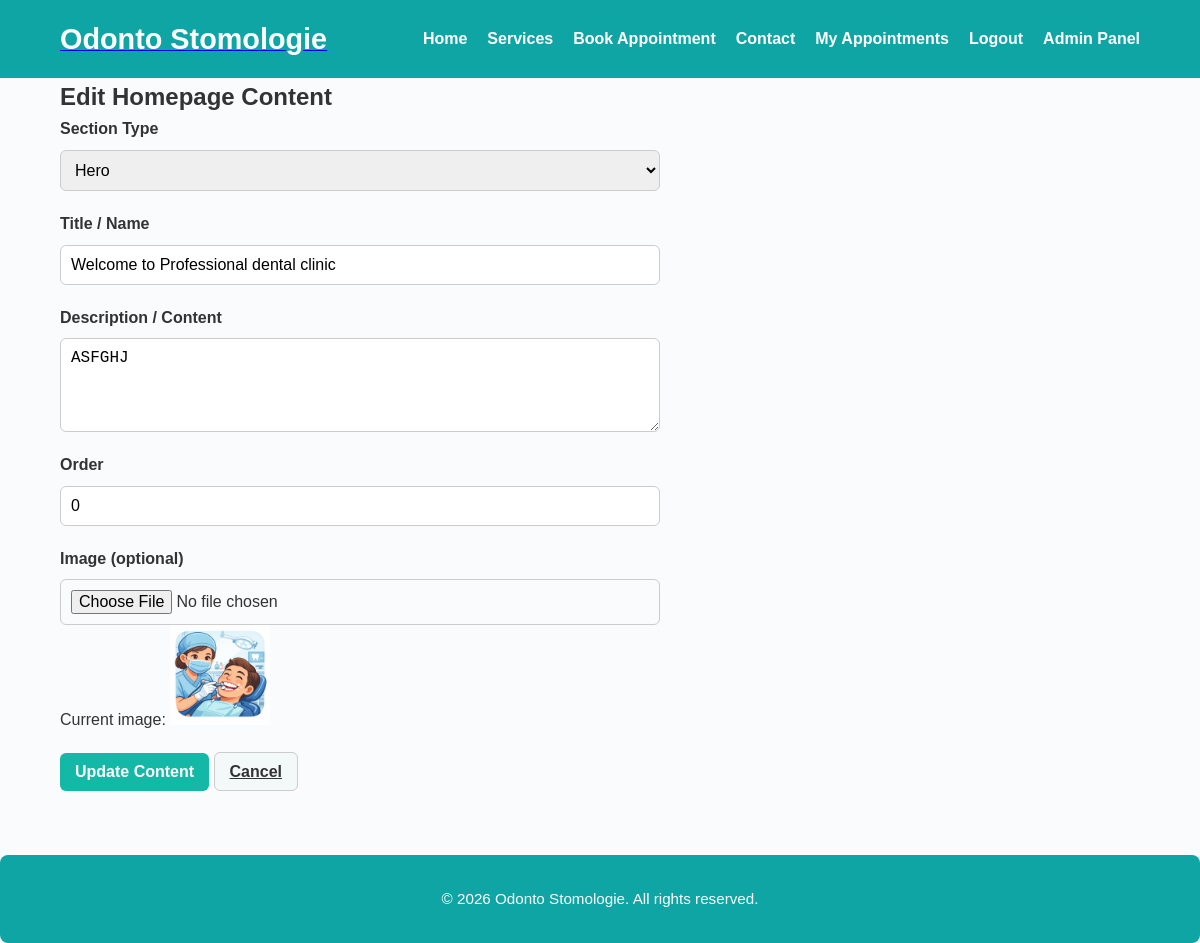
/admin/home-content/edit/1 (signed in), run on the app's committed database.
### models.py (models this page shows)
class HomeContent(db.Model):
    id = db.Column(db.Integer, primary_key=True)
    section_type = db.Column(db.String(50))  # e.g., "hero", "service", "testimonial", "logo"
    title = db.Column(db.String(200))
    description = db.Column(db.Text)
    image = db.Column(db.String(200))  # store filename of uploaded image
    order = db.Column(db.Integer, default=0)  # for sorting cards
    created_at = db.Column(db.DateTime, default=datetime.utcnow)

### routes/admin.py (the view, shortened to what this page needs)
@admin_bp.route('/home-content/edit/<int:content_id>', methods=['GET', 'POST'])
@login_required
@admin_required
def edit_home_content(content_id):
    content = HomeContent.query.get_or_404(content_id)
    return render_template('admin/edit_home_content.html', content=content)

### app.py (called while the page is built)
@login_manager.user_loader
def load_user(user_id):
    return User.query.get(int(user_id))

### routes/admin.py (called while the page is built)
def admin_required(f):
    @wraps(f)
    def decorated_function(*args, **kwargs):
        if current_user.role != 'admin':
            flash("Access denied!", "danger")
            return redirect(url_for('auth.home'))
        return f(*args, **kwargs)
    return decorated_function

### templates/admin/edit_home_content.html (shortened to what this page needs)
{% extends "base.html" %}
{% block content %}
<h2>Edit Homepage Content</h2>
<form action="{{ url_for('admin.edit_home_content', content_id=content.id) }}" method="POST" enctype="multipart/form-data" style="max-width: 600px;">
    <div class="form-group">
        <label for="section_type">Section Type</label>
        <select name="section_type" id="section_type" class="form-control" required>
            <option value="hero" {% if content.section_type == 'hero' %}selected{% endif %}>Hero</option>
        </select>
    </div>
    <div class="form-group">
        <label for="title">Title / Name</label>
        <input type="text" name="title" id="title" class="form-control" value="{{ content.title }}" required>
    </div>
    <div class="form-group">
        <label for="description">Description / Content</label>
        <textarea name="description" id="description" class="form-control" rows="4" required>{{ content.description }}</textarea>
    </div>
    <div class="form-group">
        <label for="order">Order</label>
        <input type="number" name="order" id="order" class="form-control" value="{{ content.order }}" required>
    </div>
    <div class="form-group">
        <label for="image">Image (optional)</label>
        <input type="file" name="image" id="image" class="form-control">
        {% if content.image %}
            <p>Current image: <img src="{{ url_for('static', filename='uploads/' + content.image) }}" width="100"></p>
        {% endif %}
    </div>
    <button type="submit" class="btn btn-primary">Update Content</button>
    <a href="{{ url_for('admin.homepage_content') }}" class="btn btn-secondary">Cancel</a>
</form>
{% endblock %}

### static/css/style.css (style rules this page uses)
* { margin:0;padding:0;box-sizing:border-box }
body { font-family:'Poppins',Arial,Helvetica,sans-serif;background:#f9fbfd;color:#333;line-height:1.6 }
.btn,.btn-primary { padding:10px 15px;border-radius:6px;font-weight:600;font-size:1rem; cursor:pointer;border:none;transition:background .2s,transform .2s }
.btn-primary { background:#14b8a6;color:#fff;text-decoration:none }
.btn-secondary { background:#f3f8f8;color:#333;border:1px solid #ccc }
.form-group { margin-bottom:1.25rem;display:flex;flex-direction:column }
.form-group label { margin-bottom:.5rem;font-weight:600 }
.form-group input,.form-group select,.form-group textarea { padding:10px;border-radius:6px;border:1px solid #ccc;font-size:1rem }

### data on the page
HomeContent: section_type "Hero", title "Welcome to Professional dental clinic", description "ASFGHJ", order "0", image (picture)

### other printed values
{{ logo.title if logo and logo.title else 'Odonto Stomologie' }} "Odonto Stomologie"
